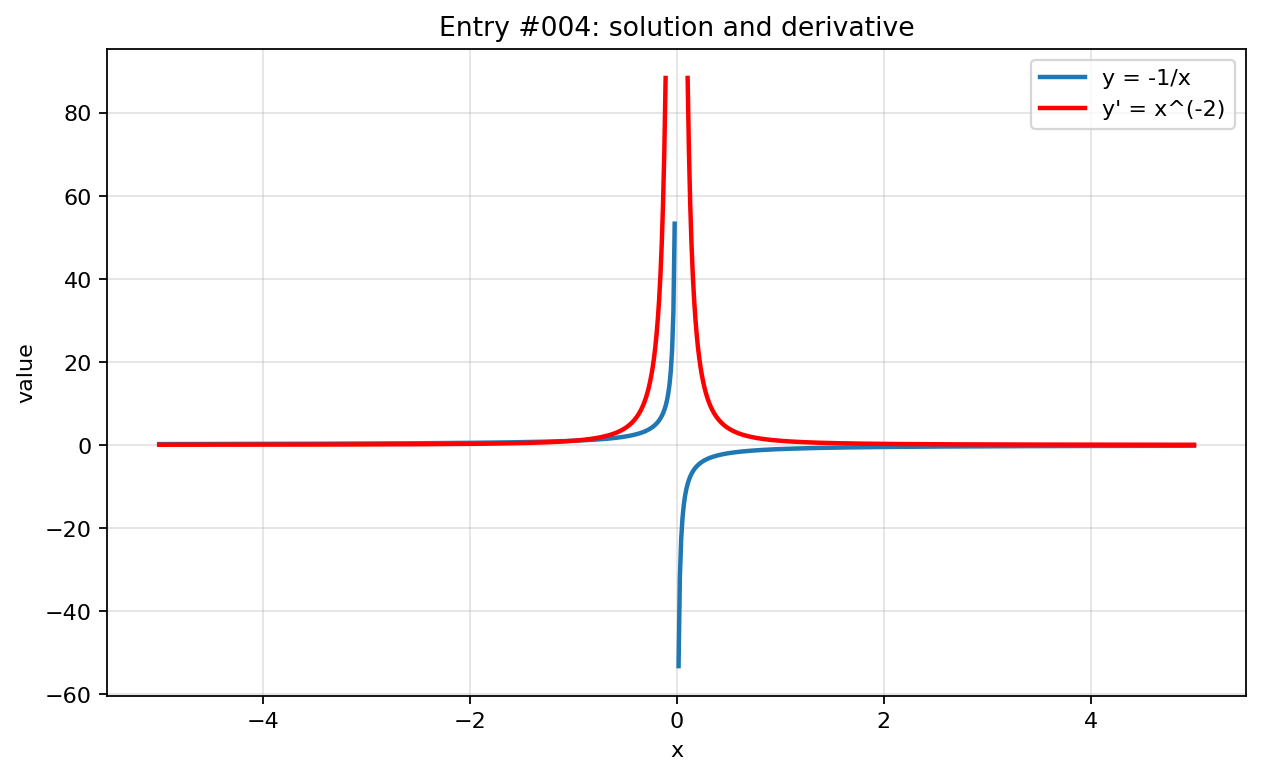

Python code for this plot:
import numpy as np
import matplotlib.pyplot as plt

x = np.linspace(-5, 5, 800)

with np.errstate(divide="ignore", invalid="ignore", over="ignore"):
    y = -1/x
    y_prime = x**-2


def mask(values, limit=100):
    return np.where(np.isfinite(values) & (np.abs(values) <= limit), values, np.nan)

y = mask(y)
y_prime = mask(y_prime)
plt.figure(figsize=(8, 5))
plt.plot(x, y, label="y = -1/x", linewidth=2)
plt.plot(x, y_prime, label="y' = x^(-2)", linewidth=2, color="red")
plt.title("Entry #004: solution and derivative")
plt.xlabel("x")
plt.ylabel("value")
plt.grid(True, alpha=0.35)
plt.legend()
plt.tight_layout()
plt.show()
